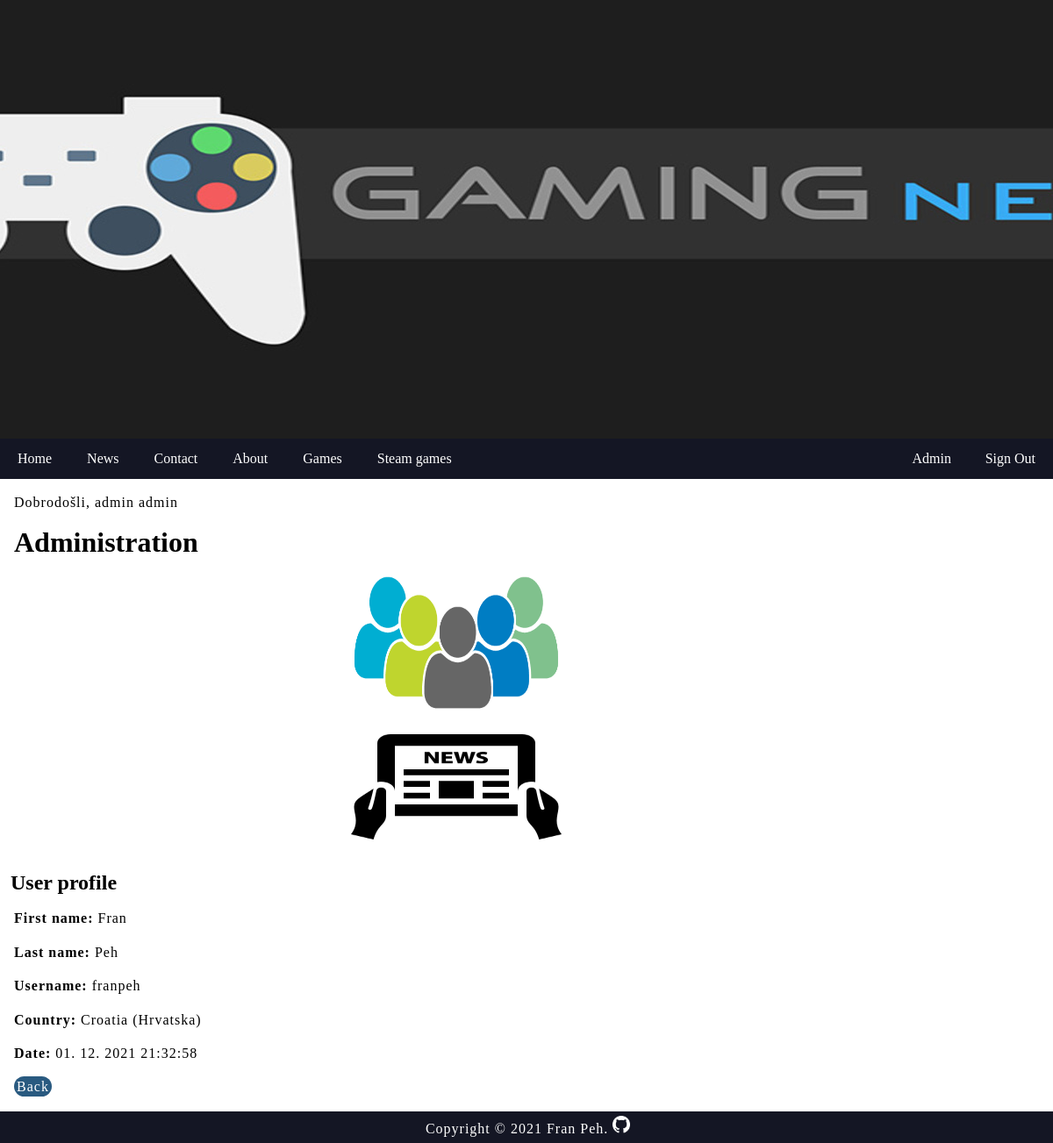
The page /index.php?menu=8&action=1&id=8 (signed in) on the database its author committed.
### tables this page shows
CREATE TABLE `users` (
  `id` int(11) NOT NULL,
  `firstname` varchar(255) DEFAULT NULL,
  `lastname` varchar(255) DEFAULT NULL,
  `email` varchar(255) NOT NULL,
  `username` varchar(255) NOT NULL,
  `password` varchar(255) NOT NULL,
  `country` char(2) NOT NULL,
  `date` timestamp NOT NULL DEFAULT current_timestamp() ON UPDATE current_timestamp(),
  `archive` enum('Y','N') NOT NULL DEFAULT 'Y'
);

CREATE TABLE `countries` (
  `id` int(11) NOT NULL,
  `country_code` varchar(2) NOT NULL DEFAULT '',
  `country_name` varchar(100) NOT NULL DEFAULT ''
);

### functions.php (called while the page is built)
<?php
	function pickerDateToMysql($pickerDate){
		$date = DateTime::createFromFormat('Y-m-d H:i:s', $pickerDate);
		return $date->format('d. m. Y H:i:s');
	}
?>

### users.php (the view, shortened to what this page needs)
<?php
	if (isset($_GET['id']) && $_GET['id'] != '') {
		$query  = "SELECT * FROM users";
		$query .= " WHERE id=".$_GET['id'];
		$result = @mysqli_query($MySQL, $query);
		$row = @mysqli_fetch_array($result);
		print '
		<h2>User profile</h2>
		<p><b>First name:</b> ' . $row['firstname'] . '</p>
		<p><b>Last name:</b> ' . $row['lastname'] . '</p>
		<p><b>Username:</b> ' . $row['username'] . '</p>';
		$_query  = "SELECT * FROM countries";
		$_query .= " WHERE country_code='" . $row['country'] . "'";
		$_result = @mysqli_query($MySQL, $_query);
		$_row = @mysqli_fetch_array($_result);
		print '
		<p><b>Country:</b> ' .$_row['country_name'] . '</p>
		<p><b>Date:</b> ' . pickerDateToMysql($row['date']) . '</p>
		<p><a href="index.php?menu='.$menu.'&amp;action='.$action.'" style="padding:3px;background-color:rgb(41, 90, 128);color:white;border-radius:25px;">Back</a></p>';
	}
?>

### style.css (style rules this page uses)
body, html { font-family: 'Calibri'; margin: 0; font-size: 16px; }
h1,h2 { margin: 0.5em; font-size: 2em; }
h2 { font-size: 1.5em; }
main a { color: #27318b; text-decoration: none; }
p { margin: 1em; line-height: 1.4em; letter-spacing: 1px; }

### rows shown on the page
users: firstname "Fran", lastname "Peh", username "franpeh", date "01. 12. 2021 21:32:58"
countries: country_name "Croatia (Hrvatska)"

### other values the page prints
$_SESSION['message'] "Dobrodošli, admin admin"
